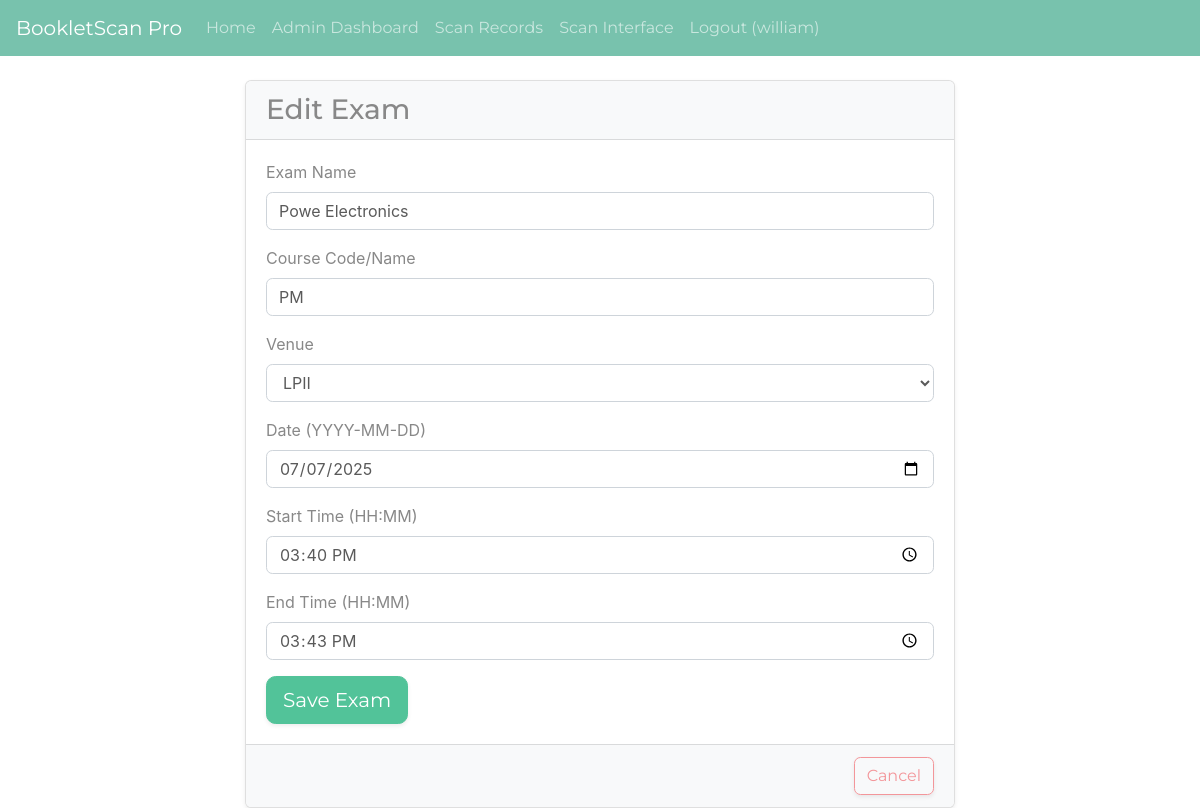
The app's page /admin/exams/1/edit (signed in) with its own data.
### Booklet_Scan/app/models.py (models this page shows, shortened)
class AdminUser(UserMixin, db.Model):
    id = db.Column(db.Integer, primary_key=True)
    username = db.Column(db.String(64), index=True, unique=True, nullable=False)
    password_hash = db.Column(db.String(256), nullable=False)

class Exam(db.Model):
    id = db.Column(db.Integer, primary_key=True)
    name = db.Column(db.String(128), nullable=False)
    course = db.Column(db.String(128)) # Course for which the exam is being held
    venue_id = db.Column(db.Integer, db.ForeignKey('venue.id'), nullable=False)
    date = db.Column(db.Date, nullable=False)
    start_time = db.Column(db.Time, nullable=False)
    end_time = db.Column(db.Time, nullable=False)
    exam_status = db.Column(db.String(30), default='Pending', nullable=False)
    assignments = db.relationship('StudentExamAssignment', backref='exam', lazy='dynamic')
    scans = db.relationship('ScanRecord', backref='exam', lazy='dynamic')
    STATUS_PENDING = 'Pending'
    STATUS_AUTH_ACTIVE = 'AuthenticationActive'
    STATUS_IN_PROGRESS = 'InProgress' # Future use
    STATUS_FINISHED = 'Finished'     # Future use

### Booklet_Scan/app/admin/routes.py (the view, shortened to what this page needs)
@bp.route('/exams/<int:id>/edit', methods=['GET', 'POST'])
def edit_exam(id):
    exam = Exam.query.get_or_404(id)
    form = ExamForm(obj=exam)
    form.venue_id.choices = [(v.id, v.name) for v in Venue.query.order_by(Venue.name).all()]
    return render_template('admin/exam_form.html', form=form, title='Edit Exam', exam=exam)

### Booklet_Scan/app/admin/forms.py
class ExamForm(FlaskForm):
    name = StringField('Exam Name', validators=[DataRequired()])
    course = StringField('Course Code/Name', validators=[DataRequired()])
    venue_id = SelectField('Venue', coerce=int, validators=[DataRequired()])
    date = DateField('Date (YYYY-MM-DD)', validators=[DataRequired()], format='%Y-%m-%d')
    start_time = TimeField('Start Time (HH:MM)', validators=[DataRequired()], format='%H:%M')
    end_time = TimeField('End Time (HH:MM)', validators=[DataRequired()], format='%H:%M')
    submit = SubmitField('Save Exam')
    def __init__(self, *args, **kwargs):
        super(ExamForm, self).__init__(*args, **kwargs)
        self.venue_id.choices = [(v.id, v.name) for v in Venue.query.order_by(Venue.name).all()]

### Booklet_Scan/app/admin/routes.py (called while the page is built)
def is_admin():
    return current_user.is_authenticated and hasattr(current_user, 'username')

@bp.before_request
@login_required # Ensures user is logged in for all admin routes
def before_request():
    if not is_admin(): # Or a more specific role check if you add roles
        flash('You do not have permission to access the admin area.')
        return redirect(url_for('main.index'))

### Booklet_Scan/app/models.py (called while the page is built)
@login_manager.user_loader
def load_user(id):
    return AdminUser.query.get(int(id))

### Booklet_Scan/app/templates/admin/exam_form.html
{% extends "base.html" %}
{% import "bootstrap/wtf.html" as wtf %}
{% block app_content %}
<div class="container mt-4">
    <div class="row">
        <div class="col-md-8 offset-md-2">
            <div class="card shadow-sm">
                <div class="card-header bg-light">
                    <h3 class="mb-0">{{ title }}</h3>
                </div>
                <div class="card-body">
                    {{ wtf.quick_form(form, button_map={'submit': 'btn btn-primary btn-lg shadow-sm'}) }}
                </div>
                <div class="card-footer bg-light text-right">
                     <a href="{{ url_for('admin.list_exams') }}" class="btn btn-outline-secondary shadow-sm">Cancel</a>
                </div>
            </div>
        </div>
    </div>
</div>
{% endblock %}

### Booklet_Scan/app/templates/base.html (shortened to what this page needs)
<!doctype html>
<html lang="en">
  <head>
    <link rel="stylesheet" href="https://bootswatch.com/4/minty/bootstrap.min.css">
  </head>
  <body>
    <nav class="navbar navbar-expand-lg navbar-dark bg-primary fixed-top">
      <a class="navbar-brand" href="{{ url_for('main.index') }}">BookletScan Pro</a>
      <div class="collapse navbar-collapse" id="navbarNav">
        <ul class="navbar-nav mr-auto">
          <li class="nav-item">
            <a class="nav-link" href="{{ url_for('main.index') }}">Home</a>
          </li>
          {% if current_user.is_anonymous %}
          <li class="nav-item">
            <a class="nav-link" href="{{ url_for('auth.login') }}">Admin Login</a>
          </li>
          {% else %}
            {% if current_user.is_authenticated and current_user.username %}
            <li class="nav-item">
              <a class="nav-link" href="{{ url_for('admin.dashboard') }}">Admin Dashboard</a>
            </li>
            <li class="nav-item">
                <a class="nav-link" href="{{ url_for('admin.list_scan_records') }}">Scan Records</a>
            </li>
            {% endif %}
            <li class="nav-item">
              <a class="nav-link" href="{{ url_for('main.scan_ui') }}">Scan Interface</a>
            </li>
            <li class="nav-item">
              <a class="nav-link" href="{{ url_for('auth.logout') }}">Logout ({{ current_user.username if current_user.is_authenticated and current_user.username else 'User' }})</a>
            </li>
          {% endif %}
        </ul>
      </div>
    </nav>
    <div class="container mt-3">
        {% block app_content %}{% endblock %}
    </div>
  </body>
</html>

### Booklet_Scan/app/templates/base.html (style rules this page uses)
body { padding-top: 56px; }
.btn-primary { background-color: #52c399; border-color: #52c399; }

### records on screen
AdminUser: username "william"
Exam: name "Powe Electronics", course "PM", venue_id "LPII", date "07/07/2025", start_time "15:40", end_time "15:43"

### other values on screen
{{ title }} "Edit Exam"
